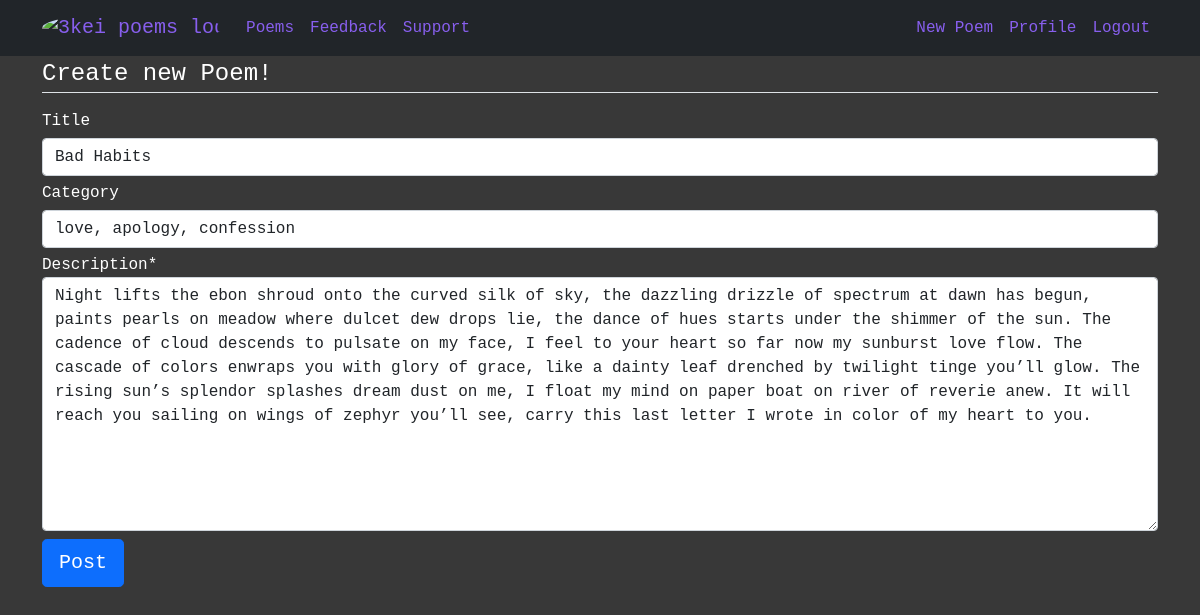
The app's page /poem/detail/7/update/ (signed in) with its own data.
### quikTasks/models.py (models this page shows, shortened)
class Poem(models.Model):
    title = models.CharField(max_length=100, blank=True, null=True)
    category = models.CharField(max_length=255, null=True, blank=True)
    description = models.TextField(null=True)
    date_created = models.DateTimeField(auto_now_add=True)
    likes = models.IntegerField(default=10)
    author = models.ForeignKey(User, on_delete=models.CASCADE)

### quikTasks/views.py (the view, shortened to what this page needs)
class PoemUpdateView(LoginRequiredMixin, UserPassesTestMixin, UpdateView):
    model = Poem
    fields = ['title', 'category', 'description']
    def test_func(self):
        if self.request.user == self.get_object().author:
            return True
        return False

### quikTasks/templates/quikTasks/poem_form.html (shortened to what this page needs)
{% extends 'quikTasks/layout.html' %}
{% load crispy_forms_tags %}
{% block content %}
<div class="container">
   <form method="POST">
      <fieldset class="form-group">
         <legend class="border-bottom mb-3">
            Create new Poem!
         </legend>
         {{form|crispy}}
      </fieldset>
      <div class="form-group pt-2">
         <button type="submit" class="btn btn-primary btn-lg">
            Post
         </button>
      </div>
   </form>
</div>
{% endblock content %}

### quikTasks/static/quikTasks/css/main.css (style rules this page uses)
* { margin: 0; padding: 0; font-family: monospace, Arial, Helvetica, sans-serif; }
body { background-color: #383838; color: #fff !important; }
input { margin: 5px 0 5px 0; width: 60%; font-family: monospace, Arial, Helvetica, sans-serif !important; }

### records on screen
Poem: title "Bad Habits", category "love, apology, confession", description "Night lifts the ebon shroud onto the curved silk of sky, the dazzling drizzle of spectrum at dawn has begun, paints pearls on meadow where dulcet dew drops lie, the dance of hues starts under the shimmer of the sun. The cadence of cloud descends to pulsate on my face, I feel to your heart so far now my sunburst love flow. The cascade of colors enwraps you with glory of grace, like a dainty leaf drenched by twilight tinge you’ll glow. The rising sun’s splendor splashes dream dust on me, I float my mind on paper boat on river of reverie anew. It will reach you sailing on wings of zephyr you’ll see, carry this last letter I wrote in color of my heart to you."
